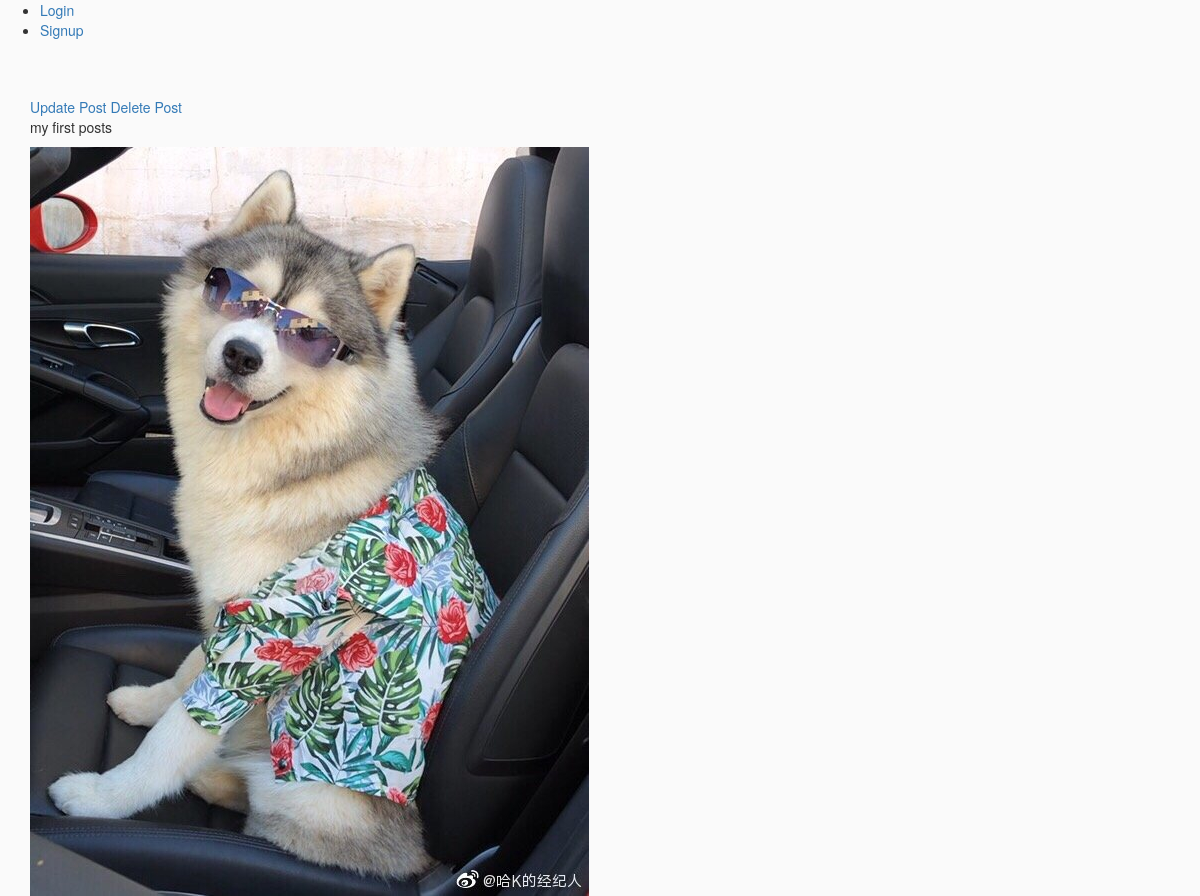
The page /insta/post/1/ on the database its author committed.
### Insta/models.py (models this page shows, shortened)
class Post(models.Model):
    title = models.TextField(blank=True, null=True)
    image = ProcessedImageField(
        upload_to='static/images/posts',
        format='JPEG',
        options={'quality':100},
        blank=True,
        null=True,
    )

### Insta/views.py (the view)
# urls.py: path('post/<int:pk>/', PostDetailView.as_view(), name='post_detail'),
class PostDetailView(DetailView):
    model = Post
    template_name = 'post_detail.html'

### templates/post_detail.html
{% extends 'base.html' %}
{% block content %}
<div>
    <a href="{% url 'post_update' object.id %}">Update Post</a>
    <a href="{% url 'post_delete' object.id %}">Delete Post</a>
</div>
<p> {{ object.title }} </p>
<image src="/{{object.image}}">
{% endblock content %}

### static/css/style.css (style rules this page uses)
html { height: 100%; }
body { min-height: 100%; background-color: #fafafa; }

### rows shown on the page
Post: title "my first posts", image (picture)
